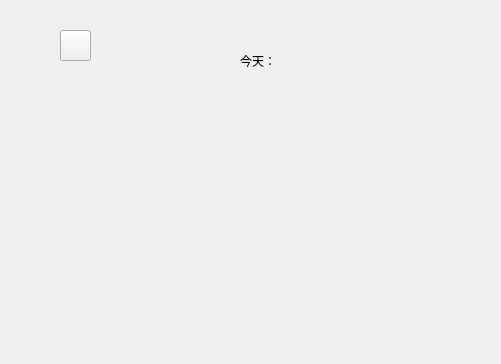
<?xml version="1.0" encoding="UTF-8"?>
<ui version="4.0">
 <class>Calendar_Acts</class>
 <widget class="QWidget" name="Calendar_Acts">
  <property name="geometry">
   <rect>
    <x>0</x>
    <y>0</y>
    <width>501</width>
    <height>364</height>
   </rect>
  </property>
  <property name="windowTitle">
   <string>Form</string>
  </property>
  <widget class="QPushButton" name="pushButton">
   <property name="geometry">
    <rect>
     <x>60</x>
     <y>30</y>
     <width>31</width>
     <height>31</height>
    </rect>
   </property>
   <property name="styleSheet">
    <string notr="true"/>
   </property>
   <property name="text">
    <string/>
   </property>
  </widget>
  <widget class="QLabel" name="label_3">
   <property name="geometry">
    <rect>
     <x>130</x>
     <y>40</y>
     <width>211</width>
     <height>31</height>
    </rect>
   </property>
   <property name="text">
    <string/>
   </property>
  </widget>
  <widget class="QLabel" name="label_5">
   <property name="geometry">
    <rect>
     <x>240</x>
     <y>40</y>
     <width>201</width>
     <height>41</height>
    </rect>
   </property>
   <property name="text">
    <string>今天：</string>
   </property>
  </widget>
 </widget>
 <resources/>
 <connections/>
</ui>
